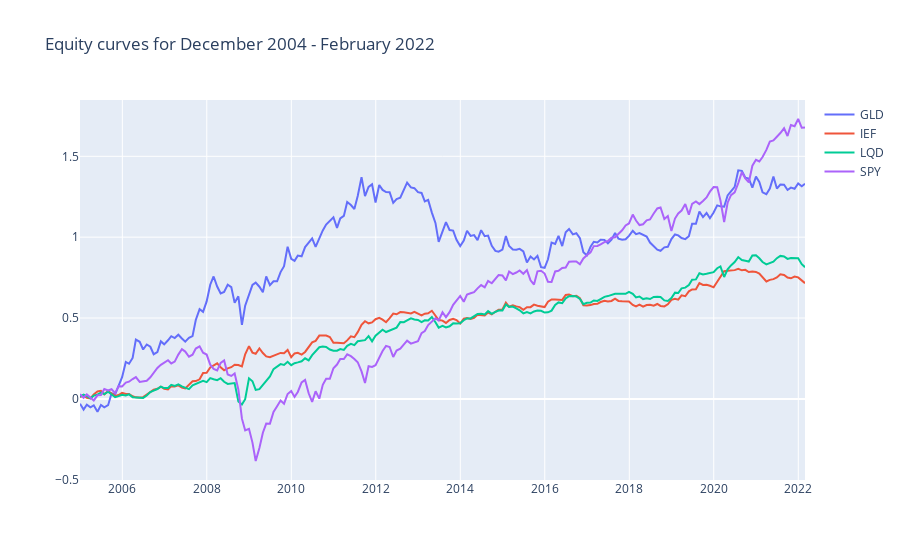

The code cell stored with this chart in its notebook:
### Code cell
fig = go.Figure()

for col in cumrets_df.columns:
    fig.add_trace(go.Scatter(x=cumrets_df.index, y=cumrets_df[col], name=col))
    
fig.update_layout(
    title=f"Equity curves for {cumrets_df.index[0].strftime('%B %Y')} - " \
          +                f"{cumrets_df.index[-1].strftime('%B %Y')}"
)

fig.show()

### Figure 1 — Plotly figure (JSON) as saved in the notebook; plotly's stock layout.template omitted (floating-point values rounded to 4 significant figures; data arrays with more than 128 entries replaced by an {"elided": "..."} marker saying what was removed)
{"data": [{"name": "GLD", "type": "scatter", "x": {"elided": "207 str values"}, "y": {"elided": "207 float values"}}, {"name": "IEF", "type": "scatter", "x": {"elided": "207 str values"}, "y": {"elided": "207 float values"}}, {"name": "LQD", "type": "scatter", "x": {"elided": "207 str values"}, "y": {"elided": "207 float values"}}, {"name": "SPY", "type": "scatter", "x": {"elided": "207 str values"}, "y": {"elided": "207 float values"}}], "layout": {"title": {"text": "Equity curves for December 2004 - February 2022"}}}
